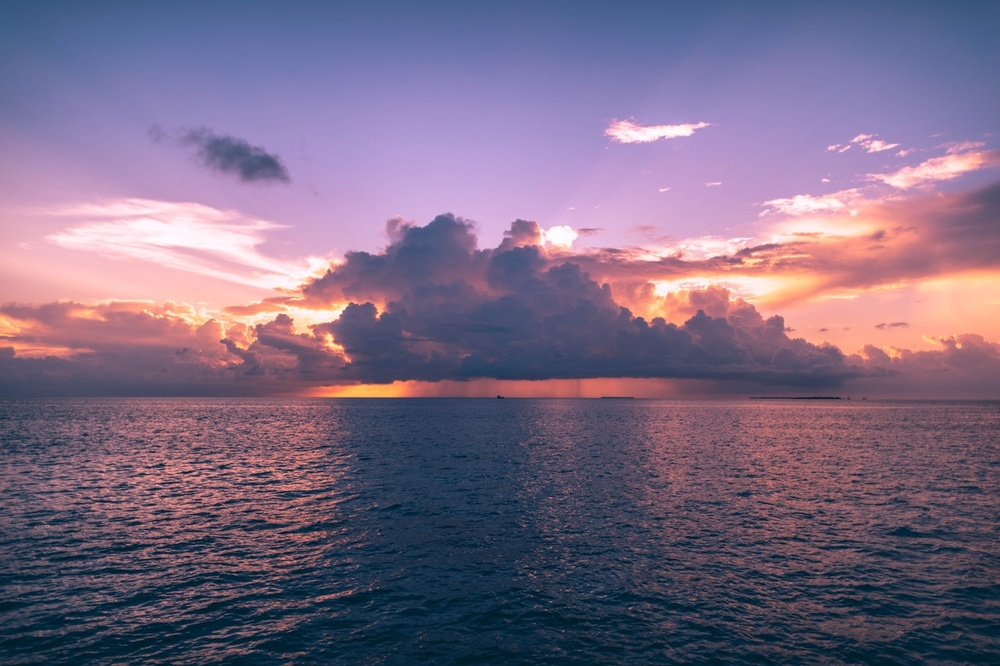
//> input picture sky.jpg, 1000 x 666 px, shrunk from 1280 x 853 before the run
$ ./12-image-processing-01-threshold-02   (built with g++ and OpenCV 4)
//> lines starting //> are read from the running program, lines starting //| are printed output that depends on the picture; after the words box and inside, x2 and y2 are one past the last pixel; in counts of white or black regions, pixels touching at a corner belong together
#include <iostream>
#include <opencv2/opencv.hpp>

using namespace std;
using namespace cv;


/* adaptive threshold

1. 원형은 아래와 같다.
void adaptiveThreshold(InputArray src, OutputArray dst, double maxValue, int adaptiveMethod, int thresholdType, int blockSize, double C);

adaptiveMethod : ADAPTIVE_THRESH_MEAN_C, ADAPTIVE_THESH_GAUSSIAN_C.
			   : 쓰레시홀드의 값을 어떻게 정할 것인가? mean인가 gaussian인가?

thresholdType : adaptive threshod에서는 BINARY와 BINARY_INV만 지원한다.

2. C에는 보통 0, 3, 5가 들어간다. 클 수록 GAUSSIAN, MEAN에서 많이 뺀다. constant offset이 커지는 것.

*/


int main()
{
	Mat img = imread("sky.jpg", IMREAD_GRAYSCALE);
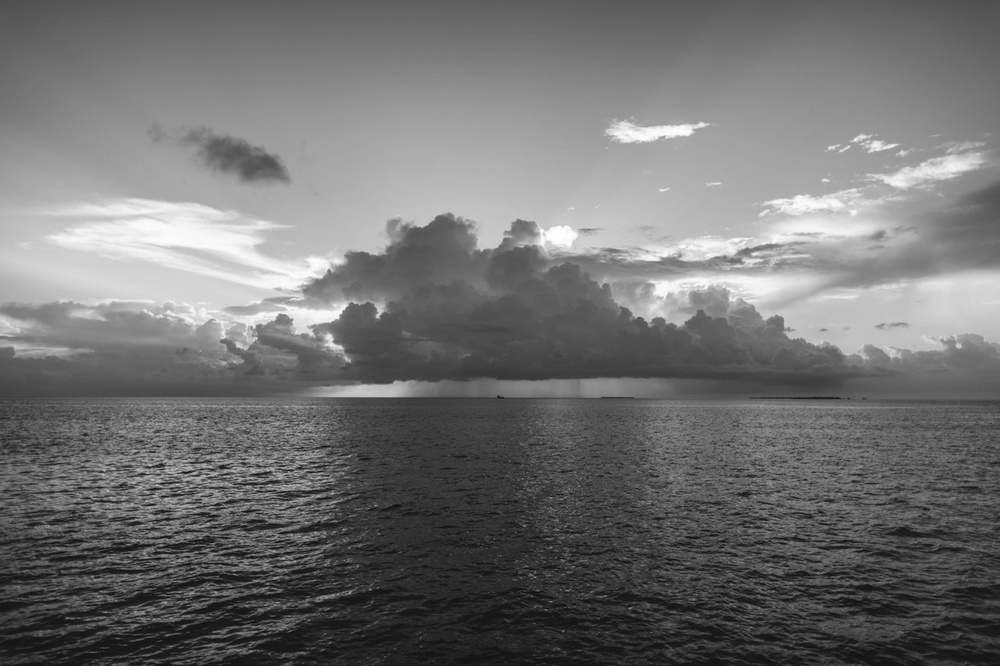
//> img: 666 rows x 1000 cols, CV_8UC1; min 12, max 255, mean 113.3

	Mat dst_img;
	adaptiveThreshold(img, dst_img, 255, ADAPTIVE_THRESH_MEAN_C, THRESH_BINARY, 21, 5); // 평균값에서 5 뺌.
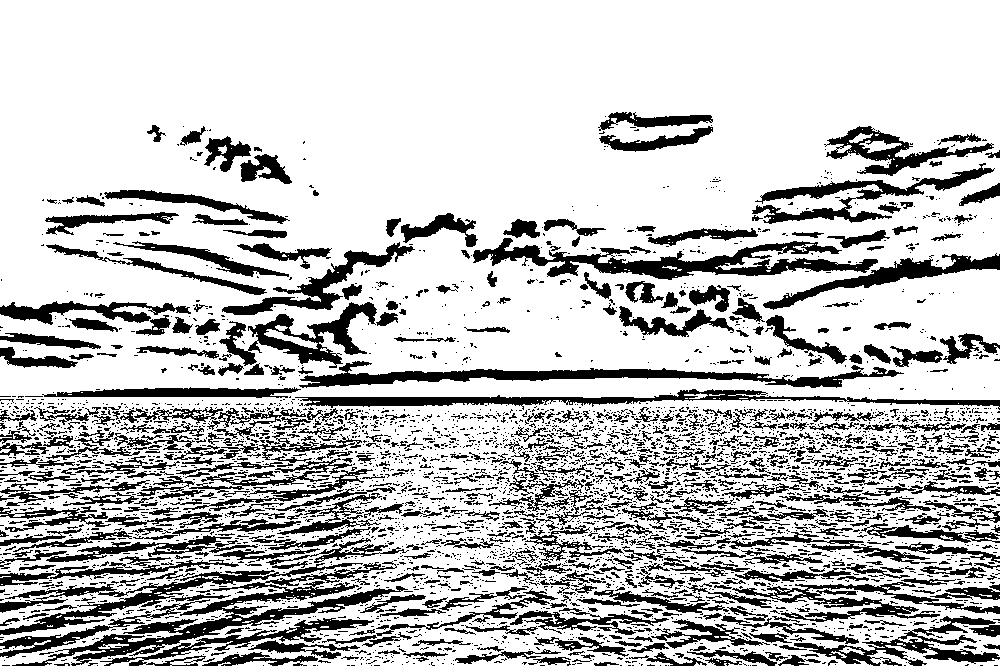
//> dst_img: 666 rows x 1000 cols, CV_8UC1; 76% white; 4121 black regions (3456 under 20 px), largest, box (x1, y1, x2, y2) and area: (12, 561, 408, 666) 6284, (473, 238, 878, 280) 5844, (299, 361, 904, 388) 5183

	Mat dst_img2;
	adaptiveThreshold(img, dst_img2, 255, ADAPTIVE_THRESH_GAUSSIAN_C, THRESH_BINARY, 21, 5);
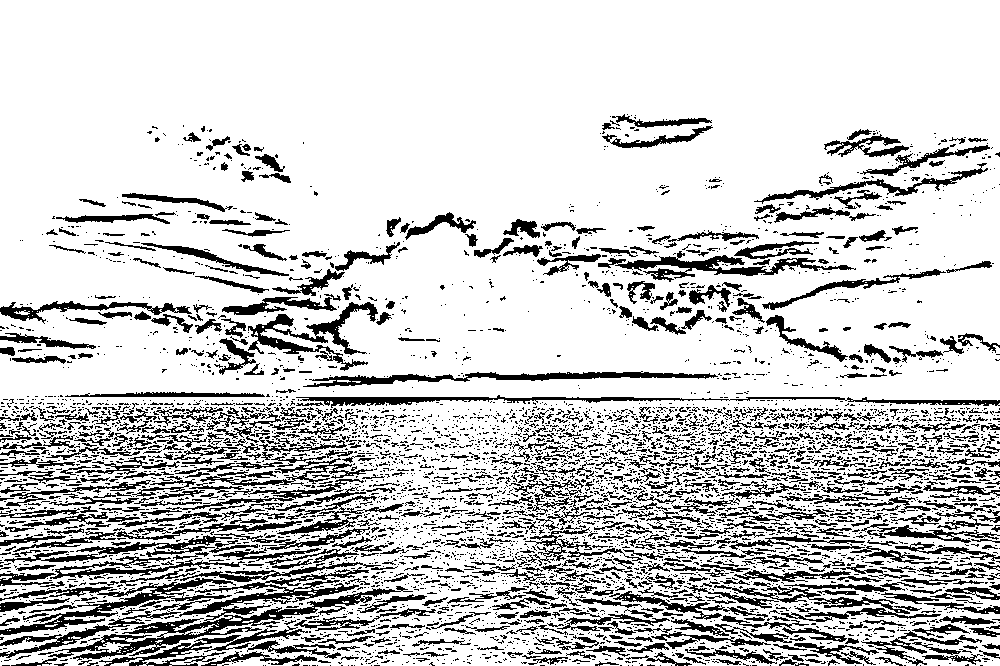
//> dst_img2: 666 rows x 1000 cols, CV_8UC1; 80.1% white; 5142 black regions (4244 under 20 px), largest, box (x1, y1, x2, y2) and area: (48, 586, 413, 661) 3864, (0, 578, 236, 635) 2658, (296, 395, 1000, 408) 2504

	imshow("dst_img", dst_img);
	imshow("dst_img2", dst_img2);


	waitKey(0);
	destroyAllWindows();
}

$ run again, with letters.jpg copied over sky.jpg
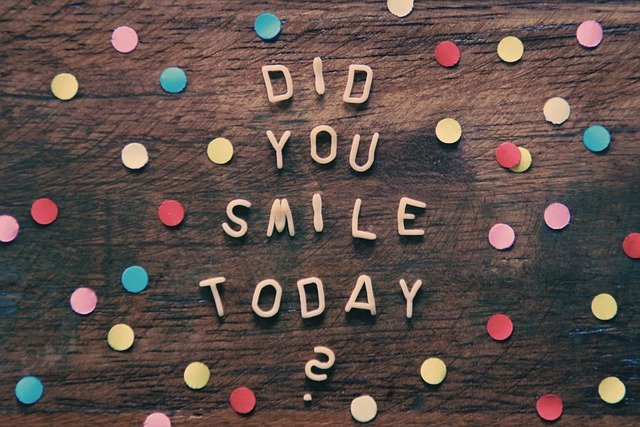
//> input picture letters.jpg, 640 x 427 px
//> `adaptiveThreshold(img, dst_img, 255, ADAPTIVE_THRESH_MEAN_C, THRESH_BI..`:
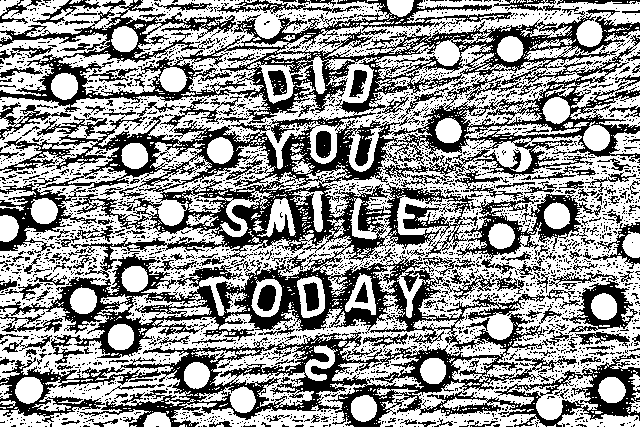
//> dst_img: 427 rows x 640 cols, CV_8UC1; 58.2% white; 3036 black regions (2823 under 20 px), largest, box (x1, y1, x2, y2) and area: (0, 0, 640, 427) 83982, (0, 183, 97, 253) 1949, (549, 272, 638, 334) 1690
//> `adaptiveThreshold(img, dst_img2, 255, ADAPTIVE_THRESH_GAUSSIAN_C, THRE..`:
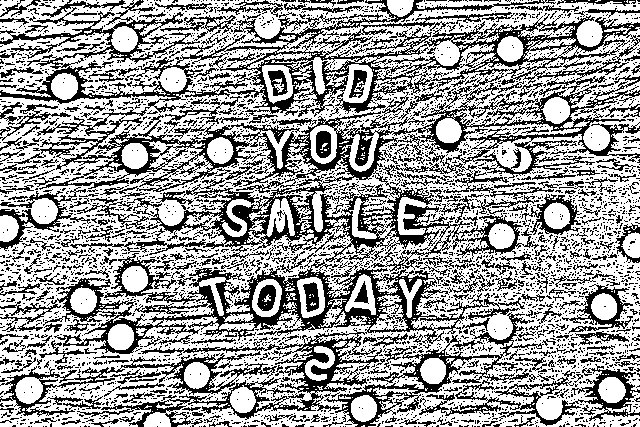
//> dst_img2: 427 rows x 640 cols, CV_8UC1; 61.9% white; black in thin lines or dots
